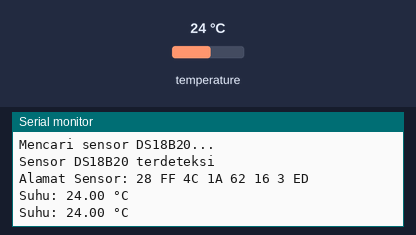
Bench run of a sketch on a simulated Arduino Uno, built with avr-gcc and run on an emulated ATmega328P. Parts: the last lines printed to the serial monitor. The test bench sets the inputs (shaded band); at power-on: temperature 24 °C.

Above: at 3.3 s.
3.4 s: temperature set to 12 °C
At 5.5 s:
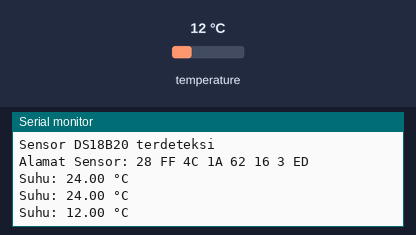
5.9 s: temperature set to 19 °C
At 6.9 s:
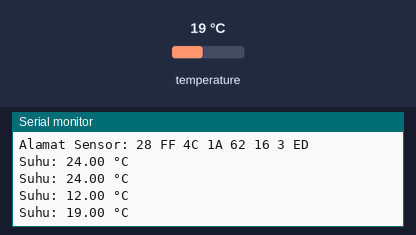
Timing chart, 0 to 8.9 s (numbered marks = the images above; inputs shaded):
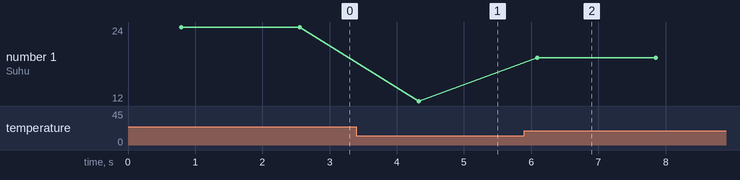

Measured:
- after the input at 3.4 s, the serial monitor: prints a new line after 0.92 s (image 1)
- after the input at 5.9 s, the serial monitor: prints a new line after 0.19 s (image 2)
- plotted number 1: 24 → 12 after the input at 3.4 s, 12 → 19 after the input at 5.9 s

The sketch:

Tes_DSB.ino
```cpp
#include <OneWire.h>
#include <DallasTemperature.h>

const int oneWireBus = 4;  // GPIO4
OneWire oneWire(oneWireBus);
DallasTemperature sensors(&oneWire);

// Deklarasikan variabel deviceAddress
DeviceAddress deviceAddress;

void setup() {
  Serial.begin(9600);
  while (!Serial) {
    delay(10);
  }

  Serial.println("Mencari sensor DS18B20...");
  sensors.begin();

  // Sekarang deviceAddress sudah terdeklarasi
  if (!sensors.getAddress(deviceAddress, 0)) {
    Serial.println("Error: Sensor tidak ditemukan!");
  } else {
    Serial.println("Sensor DS18B20 terdeteksi");
    Serial.print("Alamat Sensor: ");
    for (uint8_t i = 0; i < 8; i++) {
      Serial.print(deviceAddress[i], HEX);
      Serial.print(" ");
    }
    Serial.println();
    sensors.setResolution(12);
  }
}

void loop() {
  sensors.requestTemperatures();
  float tempC = sensors.getTempCByIndex(0);

  if (tempC == DEVICE_DISCONNECTED_C) {
    Serial.println("Error: Pembacaan gagal!");
  } else {
    Serial.print("Suhu: ");
    Serial.print(tempC);
    Serial.println(" °C");
  }
  delay(1000);
}
```
